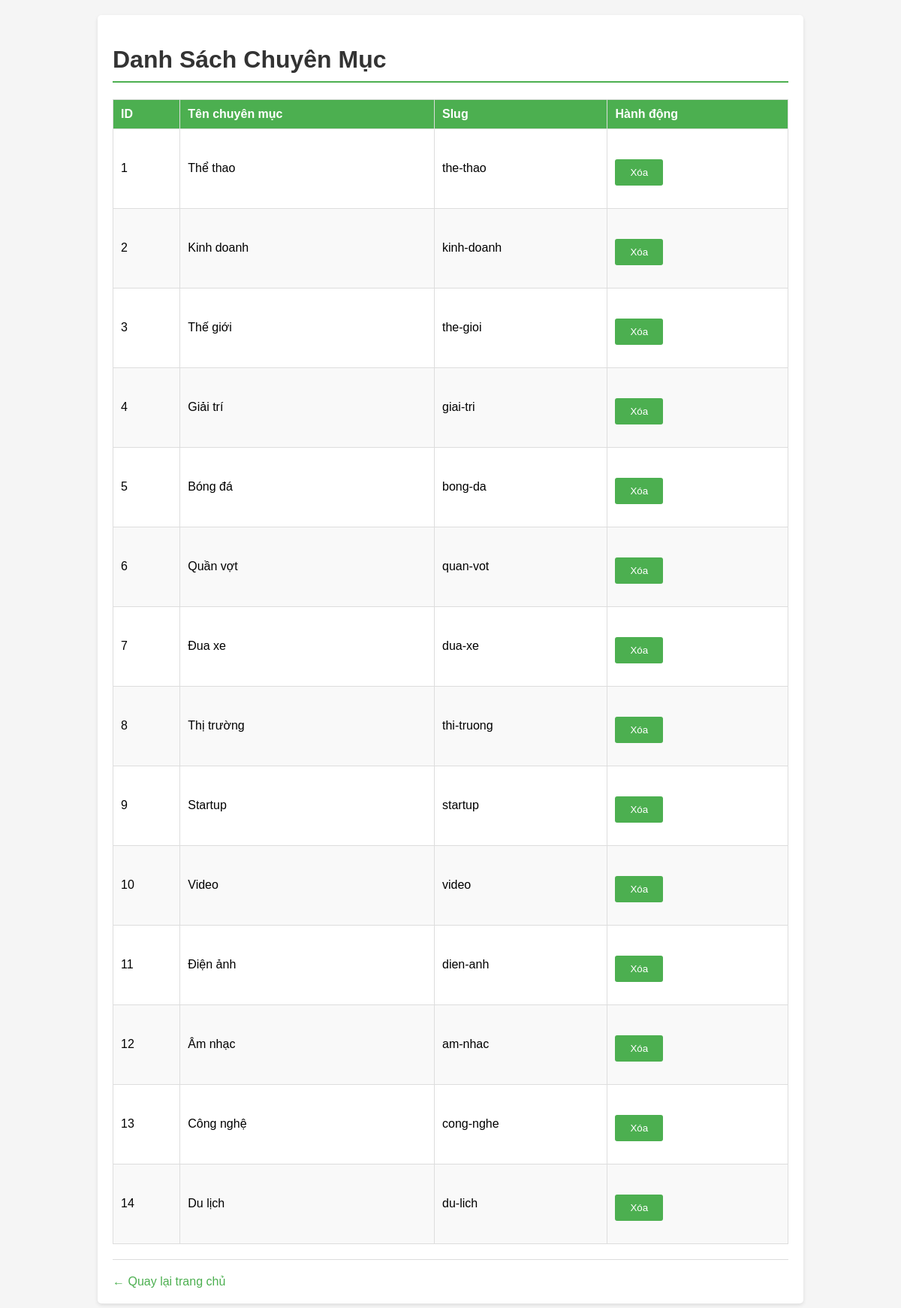
Page /category_list.php on the committed database.
### tables this page shows
CREATE TABLE `categories` (
  `category_id` int(11) NOT NULL AUTO_INCREMENT PRIMARY KEY,
  `name` varchar(100) NOT NULL,
  `slug` varchar(120) UNIQUE NOT NULL,
  `parent_id` int(11) DEFAULT NULL
);

### dbadmin.php (called while the page is built, shortened)
<?php
class dbadmin {
    private $host = "localhost";
    private $username = "root";
    private $password = "";
    private $database = "webthethao";
    protected $conn;
    private function connect() {
        $this->conn = new mysqli($this->host, $this->username, $this->password, $this->database);
        $this->conn->set_charset("utf8mb4");
    }
    public function getList($table) {
        $result = $this->conn->query("SELECT * FROM `$table`");
        $data = [];
        while ($row = $result->fetch_assoc()) {
            $data[] = $row;
        }
        return $data;
    }
}
?>

### category_list.php (the view, shortened to what this page needs)
<?php
require_once "dbadmin.php";
$db = new dbadmin();
$categories = $db->getList("categories",);
?>
<!DOCTYPE html>
<html lang="vi">
<head>
    <link rel="stylesheet" href="style.css">
</head>
<body>
<div class="container">
    <h1>Danh Sách Chuyên Mục</h1>
    <table>
        <thead>
            <tr>
                <th>ID</th>
                <th>Tên chuyên mục</th>
                <th>Slug</th>
                <th>Hành động</th>
            </tr>
        </thead>
        <tbody>
            <?php foreach ($categories as $cat): ?>
                <tr>
                    <td><?= $cat['category_id'] ?></td>
                    <td><?= $cat['name'] ?></td>
                    <td><?= $cat['slug'] ?></td>
                    <td>
                        <form method="POST" action="delete_category.php" onsubmit="return confirm('Bạn có chắc muốn xóa loại tin này?');">
                            <button type="submit">Xóa</button>
                        </form>
                    </td>
                </tr>
            <?php endforeach; ?>
        </tbody>
    </table>
    <hr>
    <a href="index.php">← Quay lại trang chủ</a>
</div>
</body>
</html>

### style.css (style rules this page uses)
body { font-family: Arial, sans-serif; margin: 0; padding: 20px; background-color: #f5f5f5; }
.container { max-width: 900px; margin: 0 auto; background: white; padding: 20px; border-radius: 5px; box-shadow: 0 2px 5px rgba(0,0,0,0.1); }
h1, h2 { color: #333; }
h1 { border-bottom: 2px solid #4CAF50; padding-bottom: 10px; }
form { margin: 20px 0; }
button, input[type="submit"] { background-color: #4CAF50; color: white; padding: 10px 20px; border: none; border-radius: 3px; cursor: pointer; margin-top: 10px; }
table { width: 100%; border-collapse: collapse; margin: 20px 0; }
table th, table td { padding: 10px; text-align: left; border: 1px solid #ddd; }
table th { background-color: #4CAF50; color: white; }
table tr:nth-child(even) { background-color: #f9f9f9; }
a { color: #4CAF50; text-decoration: none; }
hr { border: 0; border-top: 1px solid #ddd; margin: 20px 0; }

### rows in the picture
categories: category_id "1", name "Thể thao", slug "the-thao"
categories: category_id "2", name "Kinh doanh", slug "kinh-doanh"
categories: category_id "3", name "Thế giới", slug "the-gioi"
categories: category_id "4", name "Giải trí", slug "giai-tri"
categories: category_id "5", name "Bóng đá", slug "bong-da"
categories: category_id "6", name "Quần vợt", slug "quan-vot"
categories: category_id "7", name "Đua xe", slug "dua-xe"
categories: category_id "8", name "Thị trường", slug "thi-truong"
categories: category_id "9", name "Startup", slug "startup"
categories: category_id "10", name "Video", slug "video"
categories: category_id "11", name "Điện ảnh", slug "dien-anh"
categories: category_id "12", name "Âm nhạc", slug "am-nhac"
categories: category_id "13", name "Công nghệ", slug "cong-nghe"
categories: category_id "14", name "Du lịch", slug "du-lich"
